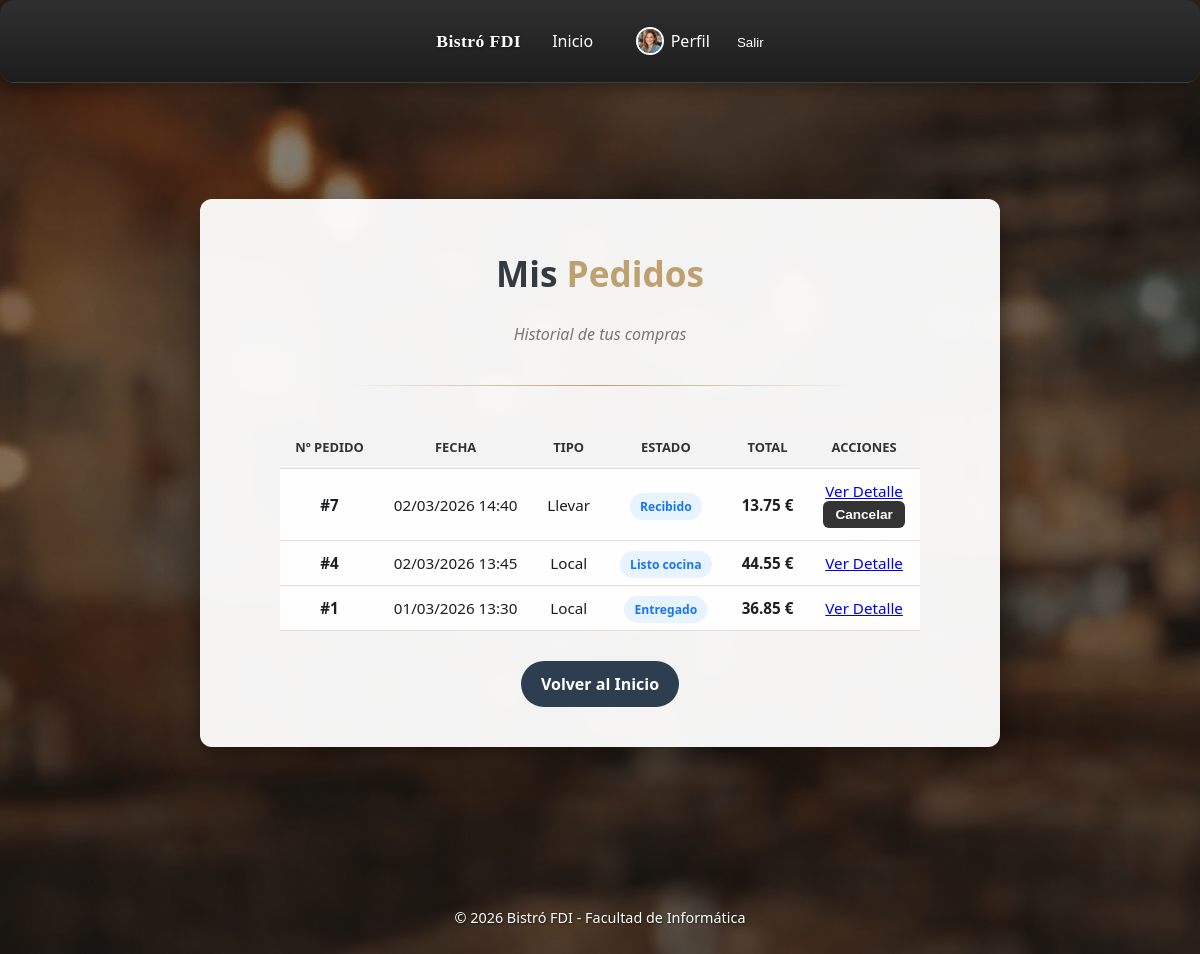
The app's page /includes/vistas/pedido/mis_pedidos.php (signed in) with its own data.
### tables this page shows
CREATE TABLE pedidos (
    id INT AUTO_INCREMENT PRIMARY KEY,
    cliente_id INT NOT NULL,
    cocinero_id INT DEFAULT NULL,
    camarero_id INT DEFAULT NULL,

    numero_pedido INT NOT NULL,

    tipo ENUM('Local', 'Llevar') NOT NULL,
    estado ENUM(
        'Nuevo',
        'Recibido',
        'En preparación',
        'Cocinando',
        'Listo cocina',
        'Terminado',
        'Entregado',
        'Cancelado'
    ) NOT NULL DEFAULT 'Nuevo',

     
     
    servido_sala TINYINT(1) NOT NULL DEFAULT 0,

    fecha DATETIME NOT NULL DEFAULT CURRENT_TIMESTAMP,
    total DECIMAL(10,2) NOT NULL DEFAULT 0.00,
    descuento_total DECIMAL(10,2) NOT NULL DEFAULT 0.00,
    total_sin_descuento DECIMAL(10,2) NOT NULL DEFAULT 0.00,

    CONSTRAINT fk_pedidos_cliente
        FOREIGN KEY (cliente_id) REFERENCES usuarios(id)
        ON UPDATE CASCADE
        ON DELETE RESTRICT,

    CONSTRAINT fk_pedidos_cocinero
        FOREIGN KEY (cocinero_id) REFERENCES usuarios(id)
        ON UPDATE CASCADE
        ON DELETE SET NULL,

    CONSTRAINT fk_pedidos_camarero
        FOREIGN KEY (camarero_id) REFERENCES usuarios(id)
        ON UPDATE CASCADE
        ON DELETE SET NULL,

    INDEX idx_pedidos_cliente (cliente_id),
    INDEX idx_pedidos_cocinero (cocinero_id),
    INDEX idx_pedidos_camarero (camarero_id),
    INDEX idx_pedidos_estado (estado),
    INDEX idx_pedidos_fecha (fecha),
    INDEX idx_pedidos_numero_fecha (numero_pedido, fecha),
    INDEX idx_pedidos_servido_sala (servido_sala)
);

### includes/negocio/PedidoController.php (called while the page is built, shortened)
<?php
require_once __DIR__ . "/PedidoServiceApp.php";
require_once __DIR__ . "/PedidoDTO.php";
class PedidoController
{
    private static $instance = null;
    private $service;
    private function __construct()
    {
        $this->service = new PedidoServiceApp();
    }
    public static function getInstance()
    {
        if (self::$instance === null) {
            self::$instance = new PedidoController();
        }
        return self::$instance;
    }
    public function verPedidosCliente($idCliente)
    {
        return $this->service->obtenerPedidosPorCliente($idCliente);
    }
}
?>

### includes/negocio/PedidoServiceApp.php (called while the page is built, shortened)
<?php
require_once __DIR__ . '/../integracion/PedidoDAO.php';
class PedidoServiceApp
{
    private $pedidoDAO;
    public function __construct(?mysqli $db = null)
    {
        $db = $db ?? Application::getInstance()->conexionBd();
        $this->pedidoDAO = new PedidoDAO($db);
    }
    public function obtenerPedidosPorCliente($idCliente)
    {
        return $this->pedidoDAO->obtenerPedidosPorCliente((int) $idCliente);
    }
}
?>

### includes/integracion/PedidoDAO.php (called while the page is built, shortened)
<?php
require_once __DIR__ . '/../negocio/PedidoDTO.php';
class PedidoDAO
{
    private mysqli $db;
    public function __construct(mysqli $db)
    {
        $this->db = $db;
    }
    public function obtenerPedidosPorCliente(int $idCliente): array
    {
        $sql = "SELECT p.*,
                       c.nombre AS nombre_cocinero,
                       c.apellidos AS apellidos_cocinero,
                       c.avatar AS avatar_cocinero
                FROM pedidos p
                LEFT JOIN usuarios c ON p.cocinero_id = c.id
                WHERE p.cliente_id = ?
                ORDER BY p.fecha DESC";
        $stmt = $this->db->prepare($sql);
        $stmt->bind_param('i', $idCliente);
        $stmt->execute();
        $rs = $stmt->get_result();
        $pedidos = [];
        while ($fila = $rs->fetch_assoc()) {
            $pedidos[] = $this->crearPedidoDTODesdeFila($fila);
        }
        return $pedidos;
    }
    private function crearPedidoDTODesdeFila(array $fila): PedidoDTO
    {
        $pedido = new PedidoDTO();
        $pedido->setId(isset($fila['id']) ? (int) $fila['id'] : null);
        $pedido->setClienteId(isset($fila['cliente_id']) ? (int) $fila['cliente_id'] : null);
        $pedido->setCocineroId(isset($fila['cocinero_id']) ? (int) $fila['cocinero_id'] : null);
        $pedido->setNumeroPedido(isset($fila['numero_pedido']) ? (int) $fila['numero_pedido'] : null);
        $pedido->setTipo($fila['tipo'] ?? null);
        $pedido->setEstado($fila['estado'] ?? null);
        $pedido->setFecha($fila['fecha'] ?? null);
        $pedido->setTotal(isset($fila['total']) ? (float) $fila['total'] : 0.0);
        $pedido->setDescuentoTotal(isset($fila['descuento_total']) ? (float) $fila['descuento_total'] : 0.0);
        $pedido->setTotalSinDescuento(isset($fila['total_sin_descuento']) ? (float) $fila['total_sin_descuento'] : 0.0);
        $pedido->setNombreCliente($fila['nombre_cliente'] ?? null);
        $pedido->setApellidosCliente($fila['apellidos_cliente'] ?? null);
        $pedido->setNombreCocinero($fila['nombre_cocinero'] ?? null);
        $pedido->setApellidosCocinero($fila['apellidos_cocinero'] ?? null);
        $pedido->setAvatarCocinero($fila['avatar_cocinero'] ?? null);
        return $pedido;
    }
}
?>

### includes/negocio/PedidoDTO.php (called while the page is built, shortened)
<?php
class PedidoDTO
{
    private ?int $id;
    private ?int $numeroPedido;
    private ?string $tipo;
    private ?string $estado;
    private ?string $fecha;
    private float $total;
    public function __construct()
    {
        $this->id = null;
        $this->numeroPedido = null;
        $this->tipo = null;
        $this->estado = null;
        $this->fecha = null;
        $this->total = 0.00;
    }
    public function getId(): ?int
    {
        return $this->id;
    }
    public function getNumeroPedido(): ?int
    {
        return $this->numeroPedido;
    }
    public function getTipo(): ?string
    {
        return $this->tipo;
    }
    public function getEstado(): ?string
    {
        return $this->estado;
    }
    public function getFecha(): ?string
    {
        return $this->fecha;
    }
    public function getTotal(): float
    {
        return $this->total;
    }
    public function setId(?int $id): void
    {
        $this->id = $id;
    }
    public function setNumeroPedido(?int $numeroPedido): void
    {
        $this->numeroPedido = $numeroPedido;
    }
    public function setTipo(?string $tipo): void
    {
        $this->tipo = $tipo;
    }
    public function setEstado(?string $estado): void
    {
        $this->estado = $estado;
    }
    public function setFecha(?string $fecha): void
    {
        $this->fecha = $fecha;
    }
    public function setTotal(float $total): void
    {
        $this->total = $total;
    }
}
?>

### includes/vistas/pedido/mis_pedidos.php (the view, shortened to what this page needs)
<?php
require_once __DIR__ . '/../../negocio/PedidoController.php';
$controller = PedidoController::getInstance();
$rolUsuario = $_SESSION['rol'] ?? null;
$esGerente = ($rolUsuario === 'gerente');
$idUsuarioSesion = filter_var($_SESSION['id_usuario'] ?? null, FILTER_VALIDATE_INT, [
    'options' => ['min_range' => 1]
]);
$idClienteParam = filter_input(INPUT_GET, 'id_cliente', FILTER_VALIDATE_INT, [
    'options' => ['min_range' => 1]
]);
if ($esGerente) {
    $idCliente = (int) $idClienteParam;
    $subtituloListado = 'Historial de pedidos del usuario seleccionado';
} else {
    $idCliente = (int) $idUsuarioSesion;
    $subtituloListado = 'Historial de tus compras';
}
$historialPedidos = $controller->verPedidosCliente($idCliente);
?>
<div class="main-bienvenida">
    <section class="tarjeta-presentacion tarjeta-ancha">
        <h1><?= $esGerente ? 'Pedidos del <span>Usuario</span>' : 'Mis <span>Pedidos</span>' ?></h1>
        <p class="lema"><?= htmlspecialchars($subtituloListado, ENT_QUOTES, 'UTF-8') ?></p>
        <div class="divisor"></div>
        <div class="mensaje-sesion">
            <?php if (empty($historialPedidos)): ?>
                <p>No hay pedidos para mostrar.</p>
                <?php if (!$esGerente): ?>
                    <a href="<?= BASE_URL ?>/includes/vistas/pedido/pedido_inicio.php" class="btn-login">
                        Hacer un Pedido
                    </a>
                <?php endif; ?>
            <?php else: ?>
                <table class="tabla-pedidos tabla-mis-pedidos-movil">
                    <thead>
                        <tr>
                            <th>Nº Pedido</th>
                            <th>Fecha</th>
                            <th>Tipo</th>
                            <th>Estado</th>
                            <th>Total</th>
                            <th>Acciones</th>
                        </tr>
                    </thead>
                    <tbody>
                        <?php foreach ($historialPedidos as $pedido): ?>
                            <?php
                                $pedidoId = obtenerDatoPedido($pedido, 'id', 'getId');
                                $numeroPedido = obtenerDatoPedido($pedido, 'numero_pedido', 'getNumeroPedido');
                                $fechaPedido = obtenerDatoPedido($pedido, 'fecha', 'getFecha');
                                $tipoPedido = obtenerDatoPedido($pedido, 'tipo', 'getTipo');
                                $estadoPedido = obtenerDatoPedido($pedido, 'estado', 'getEstado');
                                $totalPedido = obtenerDatoPedido($pedido, 'total', 'getTotal');
                                $cocineroId = obtenerDatoPedido($pedido, 'cocinero_id', 'getCocineroId');
                                $numeroMostrar = $numeroPedido !== null ? (string) $numeroPedido : (string) $pedidoId;
                                $fechaFormateada = '';
                                if (is_string($fechaPedido) && $fechaPedido !== '') {
                                    $timestamp = strtotime($fechaPedido);
                                    if ($timestamp !== false) {
                                        $fechaFormateada = date('d/m/Y H:i', $timestamp);
                                    }
                                }
                                $sePuedeCancelar = !$esGerente
                                    && (
                                        $estadoPedido === 'Recibido'
                                        || (
                                            $estadoPedido === 'En preparación'
                                            && ($cocineroId === null || (int) $cocineroId <= 0)
                                        )
                                    );
                            ?>
                            <tr>
                                <td data-label="Nº Pedido">
                                    <strong>#<?= htmlspecialchars($numeroMostrar, ENT_QUOTES, 'UTF-8') ?></strong>
                                </td>
                                <td data-label="Fecha">
                                    <?= htmlspecialchars($fechaFormateada, ENT_QUOTES, 'UTF-8') ?>
                                </td>
                                <td data-label="Tipo">
                                    <?= htmlspecialchars((string) $tipoPedido, ENT_QUOTES, 'UTF-8') ?>
                                </td>
                                <td data-label="Estado">
                                    <span class="badge-success">
                                        <?= htmlspecialchars((string) $estadoPedido, ENT_QUOTES, 'UTF-8') ?>
                                    </span>
                                </td>
                                <td data-label="Total">
                                    <strong><?= number_format((float) $totalPedido, 2) ?> €</strong>
                                </td>
                                <td data-label="Acciones">
                                    <?php if ($esGerente): ?>
                                        <a href="<?= BASE_URL ?>/includes/vistas/pedido/detalle_pedido.php?id=<?= urlencode((string) $pedidoId) ?>&id_cliente=<?= urlencode((string) $idCliente) ?>">
                                            Ver Detalle
                                        </a>
                                    <?php else: ?>
                                        <a href="<?= BASE_URL ?>/includes/vistas/pedido/detalle_pedido.php?id=<?= urlencode((string) $pedidoId) ?>">
                                            Ver Detalle
                                        </a>
                                    <?php endif; ?>
                                    <?php if ($sePuedeCancelar): ?>
                                        <br>
                                        <form action="<?= BASE_URL ?>/includes/acciones/pedido/cancelar_pedido.php" method="POST" class="form-actualizar-estado">
                                            <button type="submit" class="btn-accion btn-peligro">
                                                Cancelar
                                            </button>
                                        </form>
                                    <?php endif; ?>
                                </td>
                            </tr>
                        <?php endforeach; ?>
                    </tbody>
                </table>
            <?php endif; ?>
        </div>
        <div class="contenedor-volver">
            <?php if ($esGerente): ?>
                <a href="<?= BASE_URL ?>/includes/vistas/admin/gestionarUsuarios.php" class="btn-login">
                    Volver a Usuarios
                </a>
            <?php else: ?>
                <a href="<?= BASE_URL ?>/index.php" class="btn-login">
                    Volver al Inicio
                </a>
            <?php endif; ?>
        </div>
    </section>
</div>
<?php
require_once __DIR__ . '/../partials/plantilla.php';
function obtenerDatoPedido($pedido, string $claveArray, string $getter)
{
    if (is_object($pedido) && method_exists($pedido, $getter)) {
        return $pedido->$getter();
    }
    return null;
}
?>

### records on screen
pedidos: numero_pedido "7", fecha "02/03/2026 14:40", tipo "Llevar", estado "Recibido", total "13.75"
pedidos: numero_pedido "4", fecha "02/03/2026 13:45", tipo "Local", estado "Listo cocina", total "44.55"
pedidos: numero_pedido "1", fecha "01/03/2026 13:30", tipo "Local", estado "Entregado", total "36.85"

### other values on screen
$subtituloListado "Historial de tus compras"
